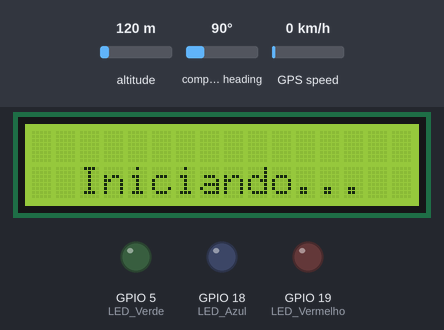
Simulated run of this sketch. Board: ESP32. On the bench: 16×2 character LCD, output pins drawn as LEDs (lit = HIGH). Inputs (shaded band) come from the test bench; at power-on: altitude 120 m, compass heading 90°, GPS speed 0 km/h. WiFi joins after 1.5 s; servers stay silent unless stated; the GPS gets a fix after 3 s at 37.7749, -122.4194 with 8 satellites; no MQTT or app messages arrive unless stated; what the sketch prints to the serial monitor is not drawn.

Above: at 0.1 s.
At 2.4 s:
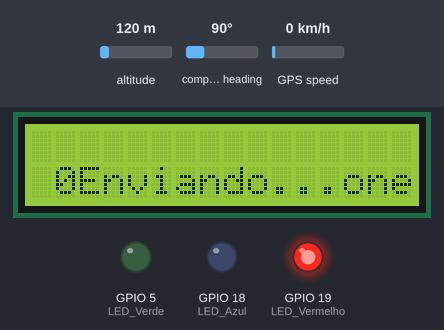
At 19.6 s:
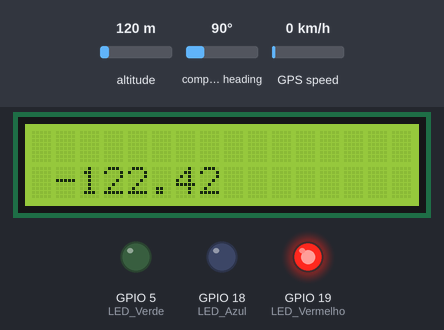
At 36.8 s:
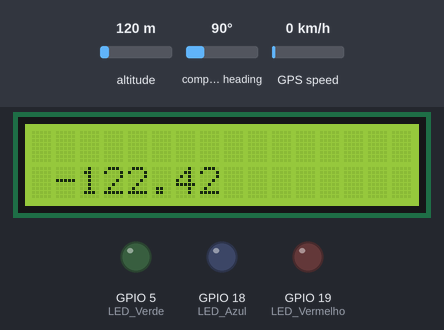
Timing chart, 0 to 38.3 s (numbered marks = the images above):
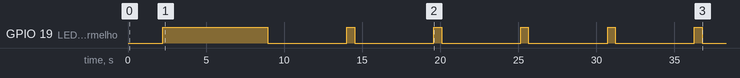

Measured:
- by itself, GPIO 19 (LED_Vermelho): repeats every 5.6 s: LOW 5.1 s, HIGH 0.50 s
- what the display in image 1 shows lasts 1.0 s, from 2.4 s to 3.4 s
- what the display in image 2 shows lasts 5.5 s, from 19.6 s to 25.1 s

The sketch:

HiveMQ-GPS.ino
```cpp
#include <PubSubClient.h>
#include "WiFiClientSecure.h"
#include <ArduinoJson.h>
#include <TinyGPSPlus.h>

#include <Wire.h>
#include <LiquidCrystal_I2C.h>

LiquidCrystal_I2C lcd(0x27, 16, 2);

// --------------- CERTIFICADOS NECESSARIOS PARA A CONEXÃO MAIS SEGURA ----------------

const char* CA_cert = \
"-----BEGIN CERTIFICATE-----\n" \
"MIIFazCCA1OgAwIBAgIRAIIQz7DSQONZRGPgu2OCiwAwDQYJKoZIhvcNAQELBQAw\n" \
"TzELMAkGA1UEBhMCVVMxKTAnBgNVBAoTIEludGVybmV0IFNlY3VyaXR5IFJlc2Vh\n" \
"cmNoIEdyb3VwMRUwEwYDVQQDEwxJU1JHIFJvb3QgWDEwHhcNMTUwNjA0MTEwNDM4\n" \
"WhcNMzUwNjA0MTEwNDM4WjBPMQswCQYDVQQGEwJVUzEpMCcGA1UEChMgSW50ZXJu\n" \
"ZXQgU2VjdXJpdHkgUmVzZWFyY2ggR3JvdXAxFTATBgNVBAMTDElTUkcgUm9vdCBY\n" \
"MTCCAiIwDQYJKoZIhvcNAQEBBQADggIPADCCAgoCggIBAK3oJHP0FDfzm54rVygc\n" \
"h77ct984kIxuPOZXoHj3dcKi/vVqbvYATyjb3miGbESTtrFj/RQSa78f0uoxmyF+\n" \
"0TM8ukj13Xnfs7j/EvEhmkvBioZxaUpmZmyPfjxwv60pIgbz5MDmgK7iS4+3mX6U\n" \
"A5/TR5d8mUgjU+g4rk8Kb4Mu0UlXjIB0ttov0DiNewNwIRt18jA8+o+u3dpjq+sW\n" \
"T8KOEUt+zwvo/7V3LvSye0rgTBIlDHCNAymg4VMk7BPZ7hm/ELNKjD+Jo2FR3qyH\n" \
"B5T0Y3HsLuJvW5iB4YlcNHlsdu87kGJ55tukmi8mxdAQ4Q7e2RCOFvu396j3x+UC\n" \
"B5iPNgiV5+I3lg02dZ77DnKxHZu8A/lJBdiB3QW0KtZB6awBdpUKD9jf1b0SHzUv\n" \
"KBds0pjBqAlkd25HN7rOrFleaJ1/ctaJxQZBKT5ZPt0m9STJEadao0xAH0ahmbWn\n" \
"OlFuhjuefXKnEgV4We0+UXgVCwOPjdAvBbI+e0ocS3MFEvzG6uBQE3xDk3SzynTn\n" \
"jh8BCNAw1FtxNrQHusEwMFxIt4I7mKZ9YIqioymCzLq9gwQbooMDQaHWBfEbwrbw\n" \
"qHyGO0aoSCqI3Haadr8faqU9GY/rOPNk3sgrDQoo//fb4hVC1CLQJ13hef4Y53CI\n" \
"rU7m2Ys6xt0nUW7/vGT1M0NPAgMBAAGjQjBAMA4GA1UdDwEB/wQEAwIBBjAPBgNV\n" \
"HRMBAf8EBTADAQH/MB0GA1UdDgQWBBR5tFnme7bl5AFzgAiIyBpY9umbbjANBgkq\n" \
"hkiG9w0BAQsFAAOCAgEAVR9YqbyyqFDQDLHYGmkgJykIrGF1XIpu+ILlaS/V9lZL\n" \
"ubhzEFnTIZd+50xx+7LSYK05qAvqFyFWhfFQDlnrzuBZ6brJFe+GnY+EgPbk6ZGQ\n" \
"3BebYhtF8GaV0nxvwuo77x/Py9auJ/GpsMiu/X1+mvoiBOv/2X/qkSsisRcOj/KK\n" \
"NFtY2PwByVS5uCbMiogziUwthDyC3+6WVwW6LLv3xLfHTjuCvjHIInNzktHCgKQ5\n" \
"ORAzI4JMPJ+GslWYHb4phowim57iaztXOoJwTdwJx4nLCgdNbOhdjsnvzqvHu7Ur\n" \
"TkXWStAmzOVyyghqpZXjFaH3pO3JLF+l+/+sKAIuvtd7u+Nxe5AW0wdeRlN8NwdC\n" \
"jNPElpzVmbUq4JUagEiuTDkHzsxHpFKVK7q4+63SM1N95R1NbdWhscdCb+ZAJzVc\n" \
"oyi3B43njTOQ5yOf+1CceWxG1bQVs5ZufpsMljq4Ui0/1lvh+wjChP4kqKOJ2qxq\n" \
"4RgqsahDYVvTH9w7jXbyLeiNdd8XM2w9U/t7y0Ff/9yi0GE44Za4rF2LN9d11TPA\n" \
"mRGunUHBcnWEvgJBQl9nJEiU0Zsnvgc/ubhPgXRR4Xq37Z0j4r7g1SgEEzwxA57d\n" \
"emyPxgcYxn/eR44/KJ4EBs+lVDR3veyJm+kXQ99b21/+jh5Xos1AnX5iItreGCc=\n" \
"-----END CERTIFICATE-----";

// -------------------- CERTIFICADOS QUE NÃO SÃO UTILIZADOS -----------------------

// const char* ESP_CA_cert = \
// "-----BEGIN CERTIFICATE-----\n" \
// "MIIDXzCCAkcCFE1FLd7aWgobPquR0eJGvedoO9G1MA0GCSqGSIb3DQEBCwUAMEUx\n" \
// "CzAJBgNVBAYTAkFVMRMwEQYDVQQIDApTb21lLVN0YXRlMSEwHwYDVQQKDBhJbnRl\n" \
// "cm5ldCBXaWRnaXRzIFB0eSBMdGQwHhcNMjMxMTIwMTM0NzE5WhcNMjMxMjIwMTM0\n" \
// "NzE5WjCBkjELMAkGA1UEBhMCQlIxEjAQBgNVBAgMCVNhbyBQYXVsbzESMBAGA1UE\n" \
// "BwwJU2FvLVBhdWxvMQ8wDQYDVQQKDAZJbnRlbGkxCzAJBgNVBAsMAlRJMRAwDgYD\n" \
// "VQQDDAdSb2RyaWdvMSswKQYJKoZIhvcNAQkBFhxmcmVpcmVyb2RyaWdvc2FsZXNA\n" \
// "Z21haWwuY29tMIIBIjANBgkqhkiG9w0BAQEFAAOCAQ8AMIIBCgKCAQEAtOO+GDfy\n" \
// "nIkB+uItRhqU9eyIhdnEnzatoEco7/QELEsKYj034EDosRjlg00Pl6CTI7oW8zEv\n" \
// "L8BJqM/A0HS28tgq+sOWEZdQS4PW3r32czZYxfD8ydee6lMbJhoC1EJ4sRm+OtgA\n" \
// "C8xY+0+Ld0jTkKu5eejWe9h0YzD/z//dqc9hkJctQEF4vCb4edl3Q79dEeJP6+zD\n" \
// "qXHDIQIUzunGvIcoYNTfAvF13Hy1Lydu5nito49WJRB2rpp16IQOlal1W9VmN5Ua\n" \
// "2HjyAR7Kvddd9KskfXf2TT6HweHaGDD0YhCHFu6YGfFfz/EpcpKITR9UnB1zEaYf\n" \
// "TipAXJ7bbsbWewIDAQABMA0GCSqGSIb3DQEBCwUAA4IBAQCMkVp+g/bYrbhuIUXc\n" \
// "RaXLiWtRkPTeR6Osb9Ml4ElzRpm3NX6O1195GRUCuDUhRMcxYNW/omnjWNLxoBec\n" \
// "OEr4PnS/Hni9QSXYljh3NMMu+fBeQvr1OxlvIMqog553floSMzgFg1snrK7khmPw\n" \
// "QY0m/AodjoCVYiSsrX7DVrsSEUoh/giz3Omn8d2Kw4Oj+4gL8th77v0W/ffK/TyB\n" \
// "V/3p8Hdeioeu8XBCJ5FbSglNbEGnhnNjK460WXdzGxpIxb8/N81ALnRP9Xaxuabh\n" \
// "XXWvzPmTRCe00psYcfwUJV3znBlkhx4gl3Na5JbdMxcejSAgsQ3hxG7X2W9QXdeS\n" \
// "NaOe\n" \
// "-----END CERTIFICATE-----";

// const char* ESP_RSA_key= \
// "-----BEGIN PRIVATE KEY-----\n" \
// "MIIEvgIBADANBgkqhkiG9w0BAQEFAASCBKgwggSkAgEAAoIBAQC0474YN/KciQH6\n" \
// "4i1GGpT17IiF2cSfNq2gRyjv9AQsSwpiPTfgQOixGOWDTQ+XoJMjuhbzMS8vwEmo\n" \
// "z8DQdLby2Cr6w5YRl1BLg9bevfZzNljF8PzJ157qUxsmGgLUQnixGb462AALzFj7\n" \
// "T4t3SNOQq7l56NZ72HRjMP/P/92pz2GQly1AQXi8Jvh52XdDv10R4k/r7MOpccMh\n" \
// "AhTO6ca8hyhg1N8C8XXcfLUvJ27meK2jj1YlEHaumnXohA6VqXVb1WY3lRrYePIB\n" \
// "Hsq91130qyR9d/ZNPofB4doYMPRiEIcW7pgZ8V/P8SlykohNH1ScHXMRph9OKkBc\n" \
// "nttuxtZ7AgMBAAECggEAMvGEwttW12D6jsaOC5VG6G+iD1hCOLi0c1Q3IkTtu++y\n" \
// "T/J/vwdowR+K28yjHIfbiI9LEViDuoYD+Kfx3INSVtgsWo0kwXWE5o+NvxNuygm/\n" \
// "PJffCZVRKxsWpUdkDpVd2jquyXG1qZz2XmiLlZ+L/c1vIfdCGITgWmMdWF3t9nl4\n" \
// "+XNQMxUMTj2UtV5UOw0ZaAF7APqEQvWmIwM4G2u7YMvUmS6hSseDlWshKMIpNE0D\n" \
// "NKgVr4OZ49PSugYQHQ9jMdrZt/yqsdT+AZ4iIpdtDU8Y3htGC3LDQTXkxCEJbmfN\n" \
// "34U8OCFKJ7RkbfaJ5tv/tl6kot/DSjiNMV7f439X6QKBgQDcTU3N+JXlp9LgWwZm\n" \
// "dy9VpdxbaZu5KV9Lpj3bbxTHWKC6d3bceMRoH1FUX42Ye6ER7Em+URQgWOn3Wo+e\n" \
// "pa8/prb6WUcRER1PVr2I/MKFr/A6bVUllDToZDv78bg1UwPHSnbMYdQW+vzMD63p\n" \
// "ZDZ84z9ESe7Sds0GWby182E5vQKBgQDSM4Mo513pHIqI9EVDdhByGGNlzq2QoZVf\n" \
// "BHaz3bD61WHW/bmvPogCMzGjsao0bB2BpQ5w32IG7C8JiOi3E0idIh+F5BHG8h+t\n" \
// "ZHyVlrpx0FuuDunZTGHQBbzA9BWb7wG0a7VzrkYAym715ZBAPbLdw65/UQY0apHJ\n" \
// "2FQ88e1olwKBgQCjmbDm/e1rgCcFP/PP0kDPrP2o0RO4/PVs+4bCV4qpw7KQ5zjY\n" \
// "38KTxHYkX1WK4HysD7pv4Ew+/Wi6rYEsgsRTU55c6kHxdbE7gyH8AiD/ILoY2aq6\n" \
// "3oYv8oftQQPYbc7HiBATFa9oZXmonRg805P3SNdqAjGeEGWPisKuqJASTQKBgFNV\n" \
// "dMQ8pbCLTijpnqQWJIL3REDSZWEXjl5zKJQ6abWn7vgK8xiU09r7bMyW3QGXc0M4\n" \
// "qrb4+KYB8Mv46TnbfUg+hPzR5HJY/1IAqpurfBMvJYmmA/PQIl8URzbADekaIjTj\n" \
// "Frbb+ojJuJ/n+P5e95CPyZhUCP+y2EWLbCoVR6fVAoGBAJRjqXgYleEECdq4HrO3\n" \
// "wxwf1xBMRz4iwFu6Ww+F+1ThUf80DVYnAWZaf5gf6g7IC39XNQ2QGZOJZguxROB4\n" \
// "gkG2XoegzgEaf9xJcHNLVXA786A/0VDxYtCrWpScVEZZtrfNcPvhfxDumfmnn8sG\n" \
// "lV25ofJMqLYFPFl6MeF2tjLB\n" \
// "-----END PRIVATE KEY-----";

// Inicialização do módulo GPS
TinyGPSPlus gps;

const char* ssid        = "Iphone12";        // Nome do WIFI
const char* password    = "rodrigo123";   // Senha do WIFI

const char* mqtt_server = "3d23a9722fe5468cbb05f9e25035c21e.s2.eu.hivemq.cloud";  // Endereço do host do HiveMQ
int port                = 8883;             // Porta do broker

// Credenciais criadas no HiveMQ
const char* mqtt_user   = "ESP32_Connect4";
const char* mqtt_pass   = "123drigo";

// Topicos de publicação
String topicLat = "GPS/Latitude";
String topicLong = "GPS/Longitude";

// Variáveis de latitude e longitude
double lat;
double longi;

char latChar[50];
char longiChar[50];

String latStr;
String longiStr;

String dateString;

// Iniciação do client de WIFI e conexão MQTT
WiFiClientSecure client;
PubSubClient mqtt_client(client);

void setup() {
  lcd.init();
  lcd.backlight();
  lcd.setCursor(2, 1);
  lcd.print("Iniciando...");

  // Inciação das portas seriais
  Serial.begin(9600);
  Serial2.begin(9600);

  delay(100);

  // Configuração dos LEDs
  pinMode(19, OUTPUT);  // LED Vermelho
  pinMode(5, OUTPUT);   // LED Verde
  pinMode(18, OUTPUT);  // LED Azul


  Serial.print("Attempting to connect to SSID: ");
  Serial.println(ssid);
  WiFi.begin(ssid, password);
  // Tentativa de conexão com WIFI
  while (WiFi.status() != WL_CONNECTED) {
    lcd.setCursor(2, 1);
    lcd.print("Conectando...");
    Serial.print(".");
    // Esperar 1 segundo para tentar a conexão novamente
    delay(1000);
  }

  Serial.print("Connected to ");
  Serial.println(ssid);

  // Set up das keys de autenticação
  client.setCACert(CA_cert);          //Root CA certificate

  // Só é necessario se for configurado no broker, no caso do HiveMQ não é ncessário
  // client.setCertificate(ESP_CA_cert);
  // client.setPrivateKey(ESP_RSA_key);

  // Configurar a conexão
  mqtt_client.setServer(mqtt_server, port);
  lcd.clear();
}

// Função de tratamento e envio das mensagens MQTT
void publishMessage()
{
  // ----------------- TENTATIVA DE ENVIAR UM JSON ---------------------
  StaticJsonDocument<200> doc;
  doc["Latitude"] = lat;
  doc["Longitude"] = longi;
  doc["Date"] = dateString;
  doc["Ativo"] = "RNP-01";


  char jsonBuffer[512];

  serializeJson(doc, jsonBuffer); // print to client

  Serial.println(jsonBuffer);

  // String latStr = String(lat);
  // String longiStr = String(longi);

  mqtt_client.publish("GPS", jsonBuffer);

  // -------------------- COVERSÃO PARA CHAR PARA A PUBLICAÇÃO MQTT --------------

  // latStr = String(lat); // Converter o valor de latitude para string
  // latStr.toCharArray(latChar, latStr.length() + 1); // Preparando a variavel para o envio

  // longiStr = String(longi); // Converter o valor de Longitude para string
  // longiStr.toCharArray(longiChar, longiStr.length() + 1); // Preparando a variavel para o envio

  // Serial.print("Publish message: ");

  // Envio das mensagens em formato de char[50]
  // publish(Topico, mensagem);

  // mqtt_client.publish("GPS/Latitude", latChar);
  // mqtt_client.publish("GPS/Longitude", longiChar);

  // Uma vez conectado podemos se subscrever no mesmo topico
  // mqtt_client.subscribe("GPS/Latitude");
  // mqtt_client.subscribe("GPS/Longitude");
  lcd.setCursor(2, 1);
  lcd.print("Enviando...");
  delay(1000);
  lcd.clear();
}

// Conexão MQTT
void MQTTconnection() {
  // LOOP até o client ser reconectado
  while (!mqtt_client.connected()) {
    Serial.print("Attempting MQTT connection...");
    // Tentativa de conexão

    // Conexão do client com o broker
    // Primeiro paramentro é a o ID do client que está solicitando a conexão
    if (mqtt_client.connect("ESP32", mqtt_user , mqtt_pass)) {
      // Printar o estado de conxão
      Serial.print("Connected, mqtt_client state: ");
      Serial.println(mqtt_client.state());

      // Envio da mensagem
      publishMessage();
    } else { // Caso de erro
      Serial.print("failed, rc=");
      Serial.println(mqtt_client.state());

      Serial.println("WiFiClientSecure client state:");
      char lastError[100];
      client.lastError(lastError,100);  // último erro do WiFiClientSecure
      Serial.print(lastError);

      Serial.println(" try again in 5 seconds");
      // Esperar 5 para tentar a conexão novamente
      delay(5000);
    }
  }
}

void loop() {
  // Leitura e processamento de dados do módulo GPS
  // 10 tentativas de leituras de sinais GPS
  for (int i = 0; i < 10; i++) {
    while (Serial2.available() > 0)
      if (gps.encode(Serial2.read()))
        displayInfo();

    // Verifica se a ligações do GPS estão corretas
    if (millis() > 5000 && gps.charsProcessed() < 10) {
      Serial.println(F("No GPS detected: check wiring."));
      while (true);
    }
  }

    int year = gps.date.year();
    int month = gps.date.month();
    int day = gps.date.day();

    // Print or use the date information as needed
    // Create a string to store the concatenated date
    dateString = String(year) + "-" + String(month) + "-" + String(day);

    // Print or use the date string as needed
    Serial.println("Date: " + dateString);

  // Verifica se a latitude e longitude são válidas
  if (lat != 0 && longi != 0) {

    // LED vermelho piscando caso se conecte ao GPS
    Serial.println("GPS connected");
    digitalWrite(19, HIGH);
    delay(500);
    digitalWrite(19, LOW);

  } else {

    // LED vermelho aceso caso não se conecte ao GPS
    Serial.println("GPS disconnected");
    digitalWrite(19, HIGH);

    lcd.print("GPS desconectado!");
  }

  // Loop da conexão MQTT
  MQTTconnection();

  // Fazer uma conexão nova a cada 5 segundos
  delay(5000);
  lcd.clear();
}


// Função para exibir informações de latitude e longitude
void displayInfo() {
  // Exibe informações de latitude e longitude do GPS
  Serial.print(F("Location: "));
  if (gps.location.isValid()) {

    Serial.print("Lat: ");
    // Salvar a latitude
    lat = gps.location.lat();
    Serial.print(lat, 6);


    Serial.print(F(","));

    // Salvar a longitude
    Serial.print("Lng: ");
    longi = gps.location.lng();
    Serial.print(longi, 6);

    Serial.println();

  } else {
    Serial.print(F("INVALID"));
  }

  lcd.setCursor(1, 2);
  lcd.print(lat);
  lcd.setCursor(1, 1);
  lcd.print(longi);
}
```
